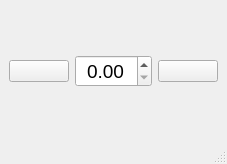
<?xml version="1.0" encoding="UTF-8"?>
<ui version="4.0">
 <class>dlg_win</class>
 <widget class="QMainWindow" name="dlg_win">
  <property name="geometry">
   <rect>
    <x>0</x>
    <y>0</y>
    <width>227</width>
    <height>164</height>
   </rect>
  </property>
  <property name="windowTitle">
   <string>Twiking</string>
  </property>
  <widget class="QWidget" name="centralwidget">
   <layout class="QHBoxLayout" name="horizontalLayout_2">
    <item>
     <layout class="QHBoxLayout" name="horizontalLayout">
      <item>
       <widget class="QPushButton" name="pushButton_dlg_minus">
        <property name="text">
         <string/>
        </property>
        <property name="icon">
         <iconset>
          <normaloff>icons/arrow-270.png</normaloff>icons/arrow-270.png</iconset>
        </property>
       </widget>
      </item>
      <item>
       <widget class="QDoubleSpinBox" name="doubleSpinBox_step">
        <property name="font">
         <font>
          <pointsize>14</pointsize>
         </font>
        </property>
        <property name="alignment">
         <set>Qt::AlignCenter</set>
        </property>
       </widget>
      </item>
      <item>
       <widget class="QPushButton" name="pushButton_dlg_plus">
        <property name="text">
         <string/>
        </property>
        <property name="icon">
         <iconset>
          <normaloff>icons/arrow-090.png</normaloff>icons/arrow-090.png</iconset>
        </property>
       </widget>
      </item>
     </layout>
    </item>
   </layout>
  </widget>
  <widget class="QMenuBar" name="menubar">
   <property name="geometry">
    <rect>
     <x>0</x>
     <y>0</y>
     <width>227</width>
     <height>20</height>
    </rect>
   </property>
  </widget>
  <widget class="QStatusBar" name="statusbar"/>
 </widget>
 <resources/>
 <connections/>
</ui>
